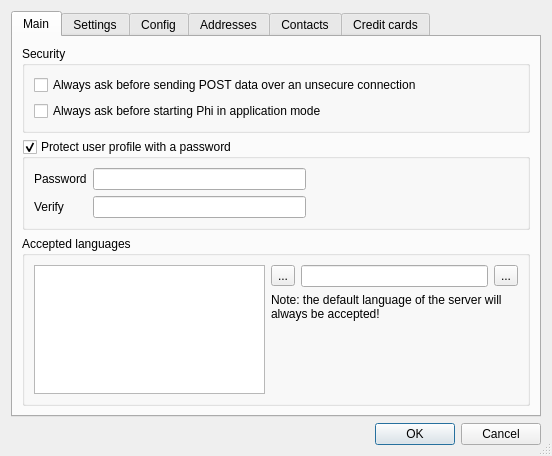
<?xml version="1.0" encoding="UTF-8"?>
<ui version="4.0">
 <class>SettingsDlg</class>
 <widget class="QDialog" name="SettingsDlg">
  <property name="geometry">
   <rect>
    <x>0</x>
    <y>0</y>
    <width>552</width>
    <height>456</height>
   </rect>
  </property>
  <property name="windowTitle">
   <string>Dialog</string>
  </property>
  <property name="sizeGripEnabled">
   <bool>true</bool>
  </property>
  <layout class="QVBoxLayout" name="verticalLayout">
   <item>
    <widget class="QTabWidget" name="tabWidget">
     <property name="currentIndex">
      <number>0</number>
     </property>
     <widget class="QWidget" name="tab">
      <attribute name="title">
       <string>Main</string>
      </attribute>
      <layout class="QVBoxLayout" name="verticalLayout_3">
       <item>
        <widget class="QGroupBox" name="groupBox">
         <property name="title">
          <string>Security</string>
         </property>
         <layout class="QGridLayout" name="gridLayout_2">
          <item row="1" column="0">
           <widget class="QCheckBox" name="_askAppMode">
            <property name="text">
             <string>Always ask before starting Phi in application mode</string>
            </property>
           </widget>
          </item>
          <item row="0" column="0">
           <widget class="QCheckBox" name="_askUnsecure">
            <property name="text">
             <string>Always ask before sending POST data over an unsecure connection</string>
            </property>
           </widget>
          </item>
          <item row="1" column="1">
           <widget class="QLabel" name="label_20">
            <property name="maximumSize">
             <size>
              <width>32</width>
              <height>32</height>
             </size>
            </property>
            <property name="text">
             <string/>
            </property>
            <property name="pixmap">
             <pixmap>:/phi/philogo_fade_64.png</pixmap>
            </property>
            <property name="scaledContents">
             <bool>true</bool>
            </property>
           </widget>
          </item>
          <item row="0" column="1">
           <widget class="QLabel" name="label_21">
            <property name="maximumSize">
             <size>
              <width>32</width>
              <height>32</height>
             </size>
            </property>
            <property name="text">
             <string/>
            </property>
            <property name="pixmap">
             <pixmap resource="phia.qrc">:/gnome/secure</pixmap>
            </property>
            <property name="scaledContents">
             <bool>true</bool>
            </property>
           </widget>
          </item>
         </layout>
        </widget>
       </item>
       <item>
        <widget class="QGroupBox" name="_usePasswd">
         <property name="title">
          <string>Protect user profile with a password</string>
         </property>
         <property name="checkable">
          <bool>true</bool>
         </property>
         <layout class="QGridLayout" name="gridLayout">
          <item row="0" column="0">
           <widget class="QLabel" name="label">
            <property name="text">
             <string>Password</string>
            </property>
            <property name="buddy">
             <cstring>_passwd</cstring>
            </property>
           </widget>
          </item>
          <item row="0" column="1">
           <widget class="QLineEdit" name="_passwd">
            <property name="maxLength">
             <number>20</number>
            </property>
            <property name="echoMode">
             <enum>QLineEdit::PasswordEchoOnEdit</enum>
            </property>
           </widget>
          </item>
          <item row="0" column="2">
           <spacer name="horizontalSpacer">
            <property name="orientation">
             <enum>Qt::Horizontal</enum>
            </property>
            <property name="sizeHint" stdset="0">
             <size>
              <width>141</width>
              <height>20</height>
             </size>
            </property>
           </spacer>
          </item>
          <item row="1" column="0">
           <widget class="QLabel" name="label_2">
            <property name="text">
             <string>Verify</string>
            </property>
            <property name="buddy">
             <cstring>_verify</cstring>
            </property>
           </widget>
          </item>
          <item row="1" column="1">
           <widget class="QLineEdit" name="_verify">
            <property name="maxLength">
             <number>20</number>
            </property>
            <property name="echoMode">
             <enum>QLineEdit::PasswordEchoOnEdit</enum>
            </property>
           </widget>
          </item>
          <item row="1" column="2">
           <spacer name="horizontalSpacer_2">
            <property name="orientation">
             <enum>Qt::Horizontal</enum>
            </property>
            <property name="sizeHint" stdset="0">
             <size>
              <width>141</width>
              <height>20</height>
             </size>
            </property>
           </spacer>
          </item>
         </layout>
        </widget>
       </item>
       <item>
        <widget class="QGroupBox" name="horlayout">
         <property name="title">
          <string>Accepted languages</string>
         </property>
         <layout class="QHBoxLayout" name="horizontalLayout_3">
          <item>
           <widget class="QListWidget" name="_languages"/>
          </item>
          <item>
           <layout class="QVBoxLayout" name="verticalLayout_5">
            <item>
             <layout class="QHBoxLayout" name="horizontalLayout_2">
              <item>
               <widget class="QToolButton" name="_delLang">
                <property name="text">
                 <string>...</string>
                </property>
                <property name="icon">
                 <iconset resource="phia.qrc">
                  <normaloff>:/gnome/remove</normaloff>:/gnome/remove</iconset>
                </property>
               </widget>
              </item>
              <item>
               <widget class="QLineEdit" name="_lang">
                <property name="maxLength">
                 <number>5</number>
                </property>
               </widget>
              </item>
              <item>
               <widget class="QToolButton" name="_addLang">
                <property name="text">
                 <string>...</string>
                </property>
                <property name="icon">
                 <iconset resource="phia.qrc">
                  <normaloff>:/gnome/addlocale</normaloff>:/gnome/addlocale</iconset>
                </property>
               </widget>
              </item>
             </layout>
            </item>
            <item>
             <widget class="QLabel" name="label_5">
              <property name="text">
               <string>Note: the default language of the server will always be accepted!</string>
              </property>
              <property name="wordWrap">
               <bool>true</bool>
              </property>
             </widget>
            </item>
            <item>
             <spacer name="verticalSpacer">
              <property name="orientation">
               <enum>Qt::Vertical</enum>
              </property>
              <property name="sizeHint" stdset="0">
               <size>
                <width>20</width>
                <height>40</height>
               </size>
              </property>
             </spacer>
            </item>
           </layout>
          </item>
         </layout>
        </widget>
       </item>
       <item>
        <spacer name="verticalSpacer_2">
         <property name="orientation">
          <enum>Qt::Vertical</enum>
         </property>
         <property name="sizeHint" stdset="0">
          <size>
           <width>20</width>
           <height>40</height>
          </size>
         </property>
        </spacer>
       </item>
      </layout>
     </widget>
     <widget class="QWidget" name="tab_4">
      <attribute name="title">
       <string>Settings</string>
      </attribute>
      <layout class="QVBoxLayout" name="verticalLayout_10">
       <item>
        <widget class="QGroupBox" name="groupBox_4">
         <property name="title">
          <string>Updates</string>
         </property>
         <layout class="QVBoxLayout" name="verticalLayout_6">
          <item>
           <layout class="QHBoxLayout" name="horizontalLayout_5">
            <item>
             <widget class="QLabel" name="label_9">
              <property name="text">
               <string>Current version of this Phi installation is:</string>
              </property>
             </widget>
            </item>
            <item>
             <widget class="QLabel" name="_version">
              <property name="text">
               <string>TextLabel</string>
              </property>
             </widget>
            </item>
            <item>
             <spacer name="horizontalSpacer_10">
              <property name="orientation">
               <enum>Qt::Horizontal</enum>
              </property>
              <property name="sizeHint" stdset="0">
               <size>
                <width>40</width>
                <height>20</height>
               </size>
              </property>
             </spacer>
            </item>
           </layout>
          </item>
          <item>
           <layout class="QHBoxLayout" name="horizontalLayout_7">
            <item>
             <widget class="QLabel" name="label_16">
              <property name="text">
               <string>Check for updates</string>
              </property>
             </widget>
            </item>
            <item>
             <widget class="QComboBox" name="_intervalCombo"/>
            </item>
            <item>
             <widget class="QLabel" name="_lastCheck">
              <property name="text">
               <string>TextLabel</string>
              </property>
             </widget>
            </item>
            <item>
             <spacer name="horizontalSpacer_4">
              <property name="orientation">
               <enum>Qt::Horizontal</enum>
              </property>
              <property name="sizeHint" stdset="0">
               <size>
                <width>40</width>
                <height>20</height>
               </size>
              </property>
             </spacer>
            </item>
           </layout>
          </item>
          <item>
           <widget class="QCheckBox" name="_downloadInstall">
            <property name="text">
             <string>Download update and start installation automatically</string>
            </property>
           </widget>
          </item>
          <item>
           <layout class="QHBoxLayout" name="horizontalLayout_4">
            <item>
             <widget class="QLabel" name="label_4">
              <property name="text">
               <string>Phi download server</string>
              </property>
              <property name="buddy">
               <cstring>_downloadServer</cstring>
              </property>
             </widget>
            </item>
            <item>
             <widget class="QComboBox" name="_downloadServer"/>
            </item>
            <item>
             <widget class="QPushButton" name="_checkNow">
              <property name="text">
               <string>Check now</string>
              </property>
             </widget>
            </item>
           </layout>
          </item>
         </layout>
        </widget>
       </item>
       <item>
        <widget class="QGroupBox" name="groupBox_5">
         <property name="title">
          <string>Home</string>
         </property>
         <layout class="QHBoxLayout" name="horizontalLayout_8">
          <item>
           <widget class="QLabel" name="label_7">
            <property name="text">
             <string>URL</string>
            </property>
            <property name="buddy">
             <cstring>_home</cstring>
            </property>
           </widget>
          </item>
          <item>
           <widget class="QLineEdit" name="_home">
            <property name="text">
             <string>http://</string>
            </property>
           </widget>
          </item>
          <item>
           <widget class="QLabel" name="label_17">
            <property name="maximumSize">
             <size>
              <width>32</width>
              <height>32</height>
             </size>
            </property>
            <property name="text">
             <string/>
            </property>
            <property name="pixmap">
             <pixmap resource="phia.qrc">:/gnome/home</pixmap>
            </property>
            <property name="scaledContents">
             <bool>true</bool>
            </property>
           </widget>
          </item>
         </layout>
        </widget>
       </item>
       <item>
        <widget class="QGroupBox" name="_useProxy">
         <property name="title">
          <string>Use Proxy</string>
         </property>
         <property name="checkable">
          <bool>true</bool>
         </property>
         <property name="checked">
          <bool>false</bool>
         </property>
         <layout class="QGridLayout" name="gridLayout_3">
          <item row="0" column="2">
           <widget class="QLabel" name="label_13">
            <property name="text">
             <string>Host</string>
            </property>
            <property name="buddy">
             <cstring>_proxyPasswd</cstring>
            </property>
           </widget>
          </item>
          <item row="0" column="3">
           <widget class="QLineEdit" name="_proxyHost"/>
          </item>
          <item row="1" column="2">
           <widget class="QLabel" name="label_14">
            <property name="text">
             <string>Port</string>
            </property>
            <property name="buddy">
             <cstring>_proxyPasswd</cstring>
            </property>
           </widget>
          </item>
          <item row="1" column="3">
           <widget class="QSpinBox" name="_proxyPort">
            <property name="maximum">
             <number>65536</number>
            </property>
            <property name="value">
             <number>1080</number>
            </property>
           </widget>
          </item>
          <item row="0" column="5">
           <widget class="QLineEdit" name="_proxyUser"/>
          </item>
          <item row="1" column="5">
           <widget class="QLineEdit" name="_proxyPasswd">
            <property name="echoMode">
             <enum>QLineEdit::PasswordEchoOnEdit</enum>
            </property>
           </widget>
          </item>
          <item row="1" column="4">
           <widget class="QLabel" name="label_10">
            <property name="text">
             <string>Password</string>
            </property>
            <property name="buddy">
             <cstring>_proxyPasswd</cstring>
            </property>
           </widget>
          </item>
          <item row="0" column="4">
           <widget class="QLabel" name="label_8">
            <property name="text">
             <string>User name</string>
            </property>
            <property name="buddy">
             <cstring>_proxyUser</cstring>
            </property>
           </widget>
          </item>
         </layout>
        </widget>
       </item>
      </layout>
     </widget>
     <widget class="QWidget" name="tab_6">
      <attribute name="title">
       <string>Config</string>
      </attribute>
      <layout class="QVBoxLayout" name="verticalLayout_9">
       <item>
        <widget class="QGroupBox" name="groupBox_2">
         <property name="title">
          <string>WebKit settings (this has no effect in Phi)</string>
         </property>
         <layout class="QVBoxLayout" name="verticalLayout_8">
          <item>
           <widget class="QCheckBox" name="_w_javaScript">
            <property name="text">
             <string>Enable JavaScript</string>
            </property>
           </widget>
          </item>
          <item>
           <widget class="QCheckBox" name="_w_openWindows">
            <property name="text">
             <string>JavaScript is allowed to open windows</string>
            </property>
           </widget>
          </item>
          <item>
           <widget class="QCheckBox" name="_w_java">
            <property name="text">
             <string>Enable Java</string>
            </property>
           </widget>
          </item>
          <item>
           <widget class="QCheckBox" name="_w_autoLoadImages">
            <property name="text">
             <string>Auto load images</string>
            </property>
           </widget>
          </item>
          <item>
           <widget class="QCheckBox" name="_w_printBackgrounds">
            <property name="text">
             <string>Print backgrounds</string>
            </property>
           </widget>
          </item>
          <item>
           <widget class="QCheckBox" name="_w_plugins">
            <property name="text">
             <string>Enable Plug-Ins</string>
            </property>
           </widget>
          </item>
         </layout>
        </widget>
       </item>
       <item>
        <widget class="QGroupBox" name="groupBox_3">
         <property name="title">
          <string>Cache</string>
         </property>
         <layout class="QVBoxLayout" name="verticalLayout_7">
          <item>
           <layout class="QHBoxLayout" name="horizontalLayout_6">
            <item>
             <widget class="QLabel" name="label_6">
              <property name="text">
               <string>Directory</string>
              </property>
             </widget>
            </item>
            <item>
             <widget class="QLineEdit" name="_cacheDir"/>
            </item>
            <item>
             <widget class="QToolButton" name="_loadCacheDir">
              <property name="text">
               <string>...</string>
              </property>
              <property name="arrowType">
               <enum>Qt::RightArrow</enum>
              </property>
             </widget>
            </item>
            <item>
             <widget class="QPushButton" name="_clearCache">
              <property name="text">
               <string>Clear cache</string>
              </property>
             </widget>
            </item>
            <item>
             <widget class="QLabel" name="label_19">
              <property name="maximumSize">
               <size>
                <width>32</width>
                <height>32</height>
               </size>
              </property>
              <property name="text">
               <string/>
              </property>
              <property name="pixmap">
               <pixmap resource="phia.qrc">:/gnome/cache</pixmap>
              </property>
              <property name="scaledContents">
               <bool>true</bool>
              </property>
             </widget>
            </item>
           </layout>
          </item>
         </layout>
        </widget>
       </item>
       <item>
        <widget class="QGroupBox" name="groupBox_6">
         <property name="title">
          <string>Downloads</string>
         </property>
         <layout class="QHBoxLayout" name="horizontalLayout_11">
          <item>
           <widget class="QLabel" name="label_15">
            <property name="text">
             <string>Directory</string>
            </property>
           </widget>
          </item>
          <item>
           <widget class="QLineEdit" name="_downloadDir"/>
          </item>
          <item>
           <widget class="QToolButton" name="_loadDownloadDir">
            <property name="text">
             <string>...</string>
            </property>
            <property name="arrowType">
             <enum>Qt::RightArrow</enum>
            </property>
           </widget>
          </item>
          <item>
           <widget class="QLabel" name="label_18">
            <property name="maximumSize">
             <size>
              <width>32</width>
              <height>32</height>
             </size>
            </property>
            <property name="text">
             <string/>
            </property>
            <property name="pixmap">
             <pixmap resource="phia.qrc">:/gnome/inetfolder</pixmap>
            </property>
            <property name="scaledContents">
             <bool>true</bool>
            </property>
           </widget>
          </item>
         </layout>
        </widget>
       </item>
      </layout>
     </widget>
     <widget class="QWidget" name="tab_2">
      <attribute name="title">
       <string>Addresses</string>
      </attribute>
      <layout class="QVBoxLayout" name="verticalLayout_4">
       <item>
        <widget class="QLabel" name="label_3">
         <property name="text">
          <string>Phi can automatically fill out address lines if you enter your addresses here.</string>
         </property>
         <property name="wordWrap">
          <bool>true</bool>
         </property>
        </widget>
       </item>
       <item>
        <widget class="QTreeWidget" name="_addressTree">
         <property name="dragDropMode">
          <enum>QAbstractItemView::DragDrop</enum>
         </property>
         <property name="alternatingRowColors">
          <bool>true</bool>
         </property>
         <property name="uniformRowHeights">
          <bool>true</bool>
         </property>
         <column>
          <property name="text">
           <string>Title</string>
          </property>
         </column>
         <column>
          <property name="text">
           <string>Firstname</string>
          </property>
         </column>
         <column>
          <property name="text">
           <string>Lastname</string>
          </property>
         </column>
         <column>
          <property name="text">
           <string>Organisation</string>
          </property>
         </column>
         <column>
          <property name="text">
           <string>Unit</string>
          </property>
         </column>
         <column>
          <property name="text">
           <string>Street</string>
          </property>
         </column>
         <column>
          <property name="text">
           <string>State</string>
          </property>
         </column>
         <column>
          <property name="text">
           <string>City</string>
          </property>
         </column>
         <column>
          <property name="text">
           <string>Zip</string>
          </property>
         </column>
         <column>
          <property name="text">
           <string>Country</string>
          </property>
         </column>
        </widget>
       </item>
       <item>
        <layout class="QHBoxLayout" name="horizontalLayout">
         <item>
          <widget class="QPushButton" name="_addAddress">
           <property name="text">
            <string>Add</string>
           </property>
          </widget>
         </item>
         <item>
          <spacer name="horizontalSpacer_3">
           <property name="orientation">
            <enum>Qt::Horizontal</enum>
           </property>
           <property name="sizeHint" stdset="0">
            <size>
             <width>40</width>
             <height>20</height>
            </size>
           </property>
          </spacer>
         </item>
         <item>
          <widget class="QPushButton" name="_chgAddress">
           <property name="text">
            <string>Change</string>
           </property>
          </widget>
         </item>
         <item>
          <spacer name="horizontalSpacer_5">
           <property name="orientation">
            <enum>Qt::Horizontal</enum>
           </property>
           <property name="sizeHint" stdset="0">
            <size>
             <width>40</width>
             <height>20</height>
            </size>
           </property>
          </spacer>
         </item>
         <item>
          <widget class="QPushButton" name="_delAddress">
           <property name="text">
            <string>Delete</string>
           </property>
          </widget>
         </item>
        </layout>
       </item>
      </layout>
     </widget>
     <widget class="QWidget" name="tab_5">
      <attribute name="title">
       <string>Contacts</string>
      </attribute>
      <layout class="QVBoxLayout" name="verticalLayout_11">
       <item>
        <widget class="QLabel" name="label_11">
         <property name="text">
          <string>Phi can automatically fill out contact lines if you enter your contact information here.</string>
         </property>
         <property name="wordWrap">
          <bool>true</bool>
         </property>
        </widget>
       </item>
       <item>
        <widget class="QTreeWidget" name="_contactTree">
         <property name="dragDropMode">
          <enum>QAbstractItemView::DragDrop</enum>
         </property>
         <property name="alternatingRowColors">
          <bool>true</bool>
         </property>
         <property name="uniformRowHeights">
          <bool>true</bool>
         </property>
         <column>
          <property name="text">
           <string>Name</string>
          </property>
         </column>
         <column>
          <property name="text">
           <string>Email</string>
          </property>
         </column>
         <column>
          <property name="text">
           <string>Mobile</string>
          </property>
         </column>
         <column>
          <property name="text">
           <string>Phone</string>
          </property>
         </column>
         <column>
          <property name="text">
           <string>Fax</string>
          </property>
         </column>
         <column>
          <property name="text">
           <string>URL</string>
          </property>
         </column>
        </widget>
       </item>
       <item>
        <layout class="QHBoxLayout" name="horizontalLayout_9">
         <item>
          <widget class="QPushButton" name="_addContact">
           <property name="text">
            <string>Add</string>
           </property>
          </widget>
         </item>
         <item>
          <spacer name="horizontalSpacer_6">
           <property name="orientation">
            <enum>Qt::Horizontal</enum>
           </property>
           <property name="sizeHint" stdset="0">
            <size>
             <width>40</width>
             <height>20</height>
            </size>
           </property>
          </spacer>
         </item>
         <item>
          <widget class="QPushButton" name="_chgContact">
           <property name="text">
            <string>Change</string>
           </property>
          </widget>
         </item>
         <item>
          <spacer name="horizontalSpacer_7">
           <property name="orientation">
            <enum>Qt::Horizontal</enum>
           </property>
           <property name="sizeHint" stdset="0">
            <size>
             <width>40</width>
             <height>20</height>
            </size>
           </property>
          </spacer>
         </item>
         <item>
          <widget class="QPushButton" name="_delContact">
           <property name="text">
            <string>Delete</string>
           </property>
          </widget>
         </item>
        </layout>
       </item>
      </layout>
     </widget>
     <widget class="QWidget" name="tab_3">
      <attribute name="title">
       <string>Credit cards</string>
      </attribute>
      <layout class="QVBoxLayout" name="verticalLayout_12">
       <item>
        <widget class="QLabel" name="label_12">
         <property name="text">
          <string>Phi can automatically fill out credit card information if you enter your credit cards here. The information is currently not stored encrypted - we recommend to store only a part of the number (for example the first 10 digests).</string>
         </property>
         <property name="wordWrap">
          <bool>true</bool>
         </property>
        </widget>
       </item>
       <item>
        <widget class="QTreeWidget" name="_cardTree">
         <property name="dragDropMode">
          <enum>QAbstractItemView::DragDrop</enum>
         </property>
         <property name="alternatingRowColors">
          <bool>true</bool>
         </property>
         <property name="uniformRowHeights">
          <bool>true</bool>
         </property>
         <column>
          <property name="text">
           <string>Type</string>
          </property>
         </column>
         <column>
          <property name="text">
           <string>Name</string>
          </property>
         </column>
         <column>
          <property name="text">
           <string>Number</string>
          </property>
         </column>
         <column>
          <property name="text">
           <string>Valid thru</string>
          </property>
         </column>
         <column>
          <property name="text">
           <string>CIV</string>
          </property>
         </column>
        </widget>
       </item>
       <item>
        <layout class="QHBoxLayout" name="horizontalLayout_10">
         <item>
          <widget class="QPushButton" name="_addCard">
           <property name="text">
            <string>Add</string>
           </property>
          </widget>
         </item>
         <item>
          <spacer name="horizontalSpacer_8">
           <property name="orientation">
            <enum>Qt::Horizontal</enum>
           </property>
           <property name="sizeHint" stdset="0">
            <size>
             <width>40</width>
             <height>20</height>
            </size>
           </property>
          </spacer>
         </item>
         <item>
          <widget class="QPushButton" name="_chgCard">
           <property name="text">
            <string>Change</string>
           </property>
          </widget>
         </item>
         <item>
          <spacer name="horizontalSpacer_9">
           <property name="orientation">
            <enum>Qt::Horizontal</enum>
           </property>
           <property name="sizeHint" stdset="0">
            <size>
             <width>40</width>
             <height>20</height>
            </size>
           </property>
          </spacer>
         </item>
         <item>
          <widget class="QPushButton" name="_delCard">
           <property name="text">
            <string>Delete</string>
           </property>
          </widget>
         </item>
        </layout>
       </item>
      </layout>
     </widget>
    </widget>
   </item>
   <item>
    <widget class="QDialogButtonBox" name="buttonBox">
     <property name="orientation">
      <enum>Qt::Horizontal</enum>
     </property>
     <property name="standardButtons">
      <set>QDialogButtonBox::Cancel|QDialogButtonBox::Ok</set>
     </property>
    </widget>
   </item>
  </layout>
 </widget>
 <tabstops>
  <tabstop>tabWidget</tabstop>
  <tabstop>_askUnsecure</tabstop>
  <tabstop>_askAppMode</tabstop>
  <tabstop>_usePasswd</tabstop>
  <tabstop>_passwd</tabstop>
  <tabstop>_verify</tabstop>
  <tabstop>_languages</tabstop>
  <tabstop>_delLang</tabstop>
  <tabstop>_lang</tabstop>
  <tabstop>_addLang</tabstop>
  <tabstop>_intervalCombo</tabstop>
  <tabstop>_downloadInstall</tabstop>
  <tabstop>_downloadServer</tabstop>
  <tabstop>_checkNow</tabstop>
  <tabstop>_home</tabstop>
  <tabstop>_useProxy</tabstop>
  <tabstop>_proxyHost</tabstop>
  <tabstop>_proxyPort</tabstop>
  <tabstop>_proxyUser</tabstop>
  <tabstop>_proxyPasswd</tabstop>
  <tabstop>_w_javaScript</tabstop>
  <tabstop>_w_openWindows</tabstop>
  <tabstop>_w_java</tabstop>
  <tabstop>_w_autoLoadImages</tabstop>
  <tabstop>_w_printBackgrounds</tabstop>
  <tabstop>_w_plugins</tabstop>
  <tabstop>_cacheDir</tabstop>
  <tabstop>_loadCacheDir</tabstop>
  <tabstop>_clearCache</tabstop>
  <tabstop>_downloadDir</tabstop>
  <tabstop>_loadDownloadDir</tabstop>
  <tabstop>_addressTree</tabstop>
  <tabstop>_addAddress</tabstop>
  <tabstop>_chgAddress</tabstop>
  <tabstop>_delAddress</tabstop>
  <tabstop>_contactTree</tabstop>
  <tabstop>_addContact</tabstop>
  <tabstop>_chgContact</tabstop>
  <tabstop>_delContact</tabstop>
  <tabstop>_cardTree</tabstop>
  <tabstop>_addCard</tabstop>
  <tabstop>_chgCard</tabstop>
  <tabstop>_delCard</tabstop>
  <tabstop>buttonBox</tabstop>
 </tabstops>
 <resources>
  <include location="phia.qrc"/>
 </resources>
 <connections>
  <connection>
   <sender>buttonBox</sender>
   <signal>accepted()</signal>
   <receiver>SettingsDlg</receiver>
   <slot>accept()</slot>
   <hints>
    <hint type="sourcelabel">
     <x>248</x>
     <y>254</y>
    </hint>
    <hint type="destinationlabel">
     <x>157</x>
     <y>274</y>
    </hint>
   </hints>
  </connection>
  <connection>
   <sender>buttonBox</sender>
   <signal>rejected()</signal>
   <receiver>SettingsDlg</receiver>
   <slot>reject()</slot>
   <hints>
    <hint type="sourcelabel">
     <x>316</x>
     <y>260</y>
    </hint>
    <hint type="destinationlabel">
     <x>286</x>
     <y>274</y>
    </hint>
   </hints>
  </connection>
 </connections>
</ui>
